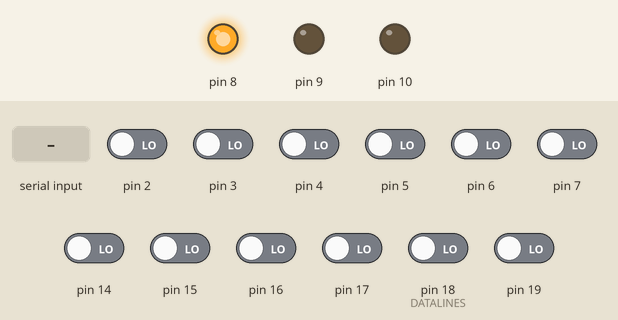
This program was run on a simulated Arduino Nano, built with avr-gcc and run on an emulated ATmega328P. On the bench: output pins drawn as LEDs (lit = HIGH). The test bench sets the inputs (shaded band); at power-on: pin 2–7, pin 14–17, pin 18 (DATALINES), pin 19 LOW. What the program prints to the serial monitor is not drawn.

Above: at 1.2 s.
1.3 s: "R" received over Serial
At 1.51 s:
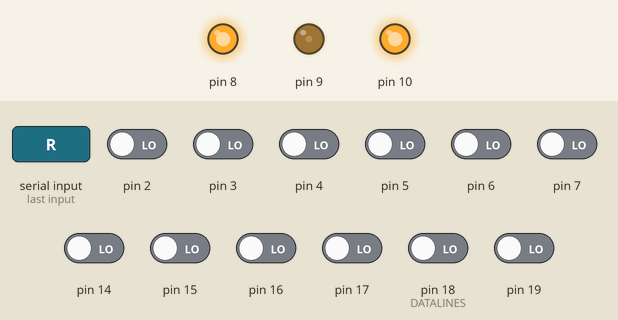
3.2 s: "S" received over Serial
At 4.1 s:
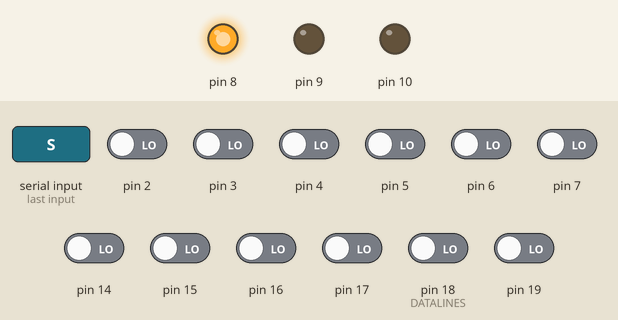
Timing chart, 0 to 6.2 s (numbered marks = the images above; inputs shaded):
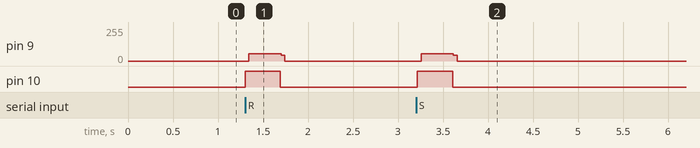

Measured:
- after the input at 1.3 s, pin 9: 0/255 → 53/255 at once, → 0/255 0.36 s later; pin 10: LOW → HIGH at once, → LOW 0.39 s later
- after the input at 3.2 s, pin 9: 0/255 → 53/255 after 0.06 s, → 0/255 0.36 s later; pin 10: LOW → HIGH at once, → LOW 0.39 s later

The program:

main.cpp
```cpp
/*
This program gets all of the available data from a HAMEG HM1007 or HM205-3 oscilloscope and transmits it over serial

written by Philipp Eilmsteiner, 03.07.2021
*/

/*
PIN-Definition (for Arduino NANO)
A0 (PC0) <-> HB0 (data Bit 0 (LSB)) (3)
A1 (PC1) <-> HB1 (data Bit 1) (4)
A2 (PC2) <-> HB2 (data Bit 2) (5)
A3 (PC3) <-> HB3 (data Bit 3) (6)
A4 (PC4) <-> HB4 (data Bit 4) (7)
A5 (PC5) <-> HB5 (data Bit 5) (8)
A6 (PC6) <-> not connected (reserved for XPLOT) (13)
A7 (PC7) <-> not connected (reserved for YPLOT) (15)

D2 (PD2) <-> HB6 (data Bit 6) (9)
D3 (PD3) <-> HB7 (data Bit 7 (MSB)) (10)
D5 (PD5) <-> DATAVAL (data valid) (17)
D6 (PD6) <-> XY-Plot (16)
D7 (PD7) <-> TE (transmit enable) (22)
D8 (PB0) <-> CLRAC (Reset address counter) (18)
D9 (PB1) <-> CLKAC (clock input of address counter) (19)
D10 (PB2) <-> SRQ (service request) (20)
D11 (PB3) <-> not connected (reserved for HBWR) (21)
D12 (PB4) <-> HBRESET (reset single shot) (23)
*/


#include <Arduino.h>
#define DATALINES ((PINC&0b111111)|(PIND&(0b1100))<<4)

#define ID_HM1007 2
#define ID_HM205_3 1

const char* Channelnames[]={"CH1","CH2","REF1","REF2"};
int chcount = 2;
int valcount=1024;
char model = 0;


void sendModel(){
  int oid = DATALINES;
  switch (oid){
    case ID_HM1007:
      Serial.println("HM1007");
      chcount=4;
      valcount=2048;
      model = ID_HM1007;
      break;

    case ID_HM205_3:
      Serial.println("HM205-3");
      chcount=2;
      valcount=2048;
      model = ID_HM205_3;
      break;

    default:
    //modelname="unknown";
    Serial.println("unknown");
    chcount=2;
    break;
  }
}

void readfromoszi(){

  // ------------------------ Read oscilloscope ID ---------------------------------
  sendModel();

  // ------------------------ Initialize oscilloscope ------------------------------
  PORTB|=0b100; // SET SRQ to HIGH to signal oscilloscope that we want data from it (blanks screen of oscilloscope)
  _delay_us(100);
  if (model==ID_HM1007)
    while((PIND&(1<<7))); //Wait until oscilloscope pull`s TE pin low to signal it is ready
  else
    _delay_us(40);

  if (model==ID_HM1007){
    if (PIND&(1<<6)){ //Check if XY-Plot is enabled
      int value = DATALINES; //get reference-position
      Serial.println("Ref. Pos:");Serial.println(value);
    }
    else{
      Serial.println("XY-Plot");
    }
  }
  PORTB&=(~1<<0); //falling edge to reset the address counter of oscilloscope
  _delay_us(50);
  PORTB|=1<<0; //set reset pin to HIGH again (it´s normal state)

  // ------------- Read all 4 buffers -------------------
  bool isvalid;
  char prevch=0;
  for (int x=0;x<chcount;x++){
    if (model==ID_HM1007){
      Serial.println(Channelnames[x]);
      }
    for (int i=0;i<valcount;i++){
      isvalid=!(PIND&(1<<5)); //get info if data in next address is valid or not
      PORTB|=1<<1; //generate rising edge for counting one address further
      _delay_us(40);
      PORTB&=(~(1<<1)); //falling edge for counter - does not do anything
      _delay_us(40);

      if (i==0 && model==ID_HM205_3){
        if (PIND&(1<<5)){ //check whether CH1 or CH2 is being transmitted by the oscilloscope
          if (prevch!=1) //check if CH1 was transmitted previously
            Serial.println("CH1"); //if not send "CH1" over serial
          else
            break; //abort if channel has already been sent
          prevch=1;
          }
        else{ //CH2 is transmitted
          if (prevch!=2)
            Serial.println("CH2");
          else
            break; //abort if channel has already been sent
          prevch=2;
          }
      }

      if (isvalid || model==ID_HM205_3){ //check if oscilloscope signaled that the data is valid on previous address
        //int value = DATALINES; //reading the data from the bus
        Serial.println((int)DATALINES);
      }

      _delay_us(20);
    }
  }
  PORTB&=~(0b100); //set SRQ to LOW to return oscilloscope into normal operation mode
  Serial.println("END");
}

void readsingleshoot(){
  DDRB|=1<<4; //SET PB4 (HBRESET) to OUTPUT (0V) -> Pulls pin to LOW
  _delay_ms(10);
  DDRB=DDRB&(~(1<<4)); //SET PB4 (HBRESET) back to INPUT -> oscilloscope pulls it back to 5V
  _delay_ms(5);
  while((PIND&(1<<7))); //Wait for oscilloscope to pull TE low to signal signal was successfully captured
  readfromoszi();
}

void sendid(){
  Serial.println(DATALINES);
}

void setup() {
  DDRC=0x0; //Set whole port register C as input
  PORTC=0x0; //disable pull-up for all inputs of port register C
  DDRB=0b00111; //set first 3 pins of port register B as output
  PORTB=1<<0; //SET CLRAC (Reset address counter) to HIGH (5V)
  DDRD=0b00000; //Set whole port register D as input
  PORTD=0b00000; //disable all pull-up resistors of port register D

  Serial.begin(250000);
  _delay_ms(10);
}


void loop() {
  if (Serial.available()>0){
    int receive = Serial.read();
    if (receive=='R')
      readfromoszi();

    if (receive=='S'){
      readsingleshoot();
    }
    if (receive=='i')
      sendid();
    if (receive=='m')
      sendModel();
  }
}
```
